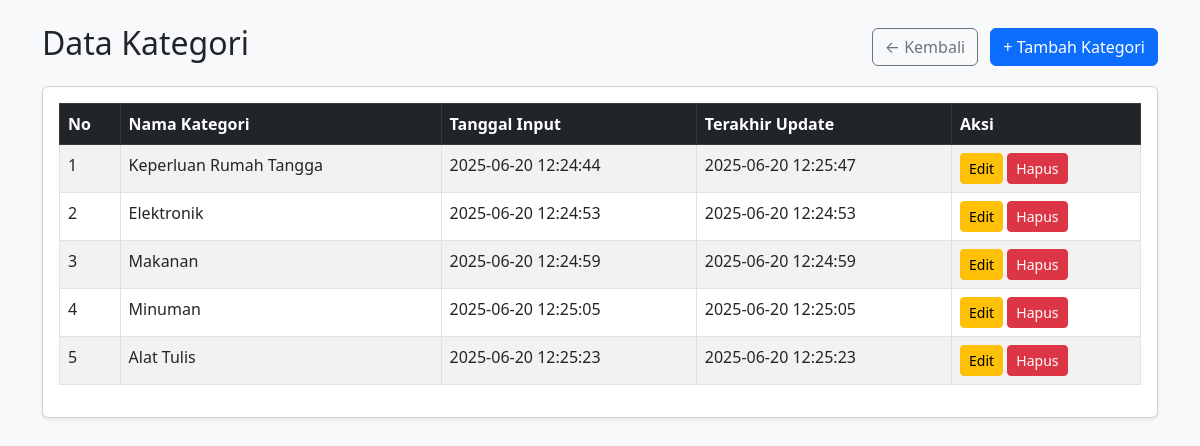
The page /kategori/kategori.php on the database its author committed.
### tables this page shows
CREATE TABLE `kategori` (
  `id_kategori` int NOT NULL,
  `nama_kategori` varchar(100) NOT NULL,
  `tgl_input` timestamp NOT NULL DEFAULT CURRENT_TIMESTAMP,
  `tgl_update` timestamp NOT NULL DEFAULT CURRENT_TIMESTAMP
);

### kategori/kategori.php (the view, shortened to what this page needs)
<?php
include '../config/koneksi.php';
$result = mysqli_query($conn, "SELECT * FROM kategori");
?>
<!DOCTYPE html>
<html lang="id">
<head>
  <link href="https://cdn.jsdelivr.net/npm/bootstrap@5.3.0/dist/css/bootstrap.min.css" rel="stylesheet">
</head>
<body class="bg-light">
<div class="container py-4">
  <div class="d-flex justify-content-between align-items-center mb-3">
    <h2>Data Kategori</h2>
    <div>
      <a href="../dashboard.php" class="btn btn-outline-secondary me-2">← Kembali</a>
      <a href="kategori_tambah.php" class="btn btn-primary">+ Tambah Kategori</a>
    </div>
  </div>
  <div class="card shadow-sm">
    <div class="card-body">
      <table class="table table-bordered table-striped">
        <thead class="table-dark">
          <tr>
            <th>No</th>
            <th>Nama Kategori</th>
            <th>Tanggal Input</th>
            <th>Terakhir Update</th>
            <th>Aksi</th>
          </tr>
        </thead>
        <tbody>
          <?php $no = 1; while ($row = mysqli_fetch_assoc($result)) { ?>
          <tr>
            <td><?= $no++; ?></td>
            <td><?= htmlspecialchars($row['nama_kategori']); ?></td>
            <td><?= $row['tgl_input']; ?></td>
            <td><?= $row['tgl_update']; ?></td>
            <td>
              <a href="kategori_edit.php?id=<?= $row['id_kategori']; ?>" class="btn btn-sm btn-warning">Edit</a>
              <a href="kategori_hapus.php?id=<?= $row['id_kategori']; ?>" class="btn btn-sm btn-danger" onclick="return confirm('Yakin ingin menghapus?')">Hapus</a>
            </td>
          </tr>
          <?php } ?>
        </tbody>
      </table>
    </div>
  </div>
</div>
</body>
</html>

### rows shown on the page
kategori: nama_kategori "Keperluan Rumah Tangga", tgl_input "2025-06-20 12:24:44", tgl_update "2025-06-20 12:25:47"
kategori: nama_kategori "Elektronik", tgl_input "2025-06-20 12:24:53", tgl_update "2025-06-20 12:24:53"
kategori: nama_kategori "Makanan", tgl_input "2025-06-20 12:24:59", tgl_update "2025-06-20 12:24:59"
kategori: nama_kategori "Minuman", tgl_input "2025-06-20 12:25:05", tgl_update "2025-06-20 12:25:05"
kategori: nama_kategori "Alat Tulis", tgl_input "2025-06-20 12:25:23", tgl_update "2025-06-20 12:25:23"
